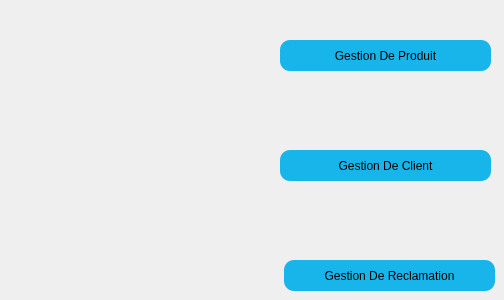
    <widget class="QWidget" name="tab_12">
     <attribute name="title">
      <string>Menu</string>
     </attribute>
     <widget class="QPushButton" name="produitt">
      <property name="geometry">
       <rect>
        <x>280</x>
        <y>40</y>
        <width>211</width>
        <height>31</height>
       </rect>
      </property>
      <property name="styleSheet">
       <string notr="true">background-color: rgb(23, 181, 234);                                         border-radius: 10px;

                                        
font: 9pt &quot;MS Reference Sans Serif&quot;;</string>
      </property>
      <property name="text">
       <string>Gestion De Produit</string>
      </property>
     </widget>
     <widget class="QPushButton" name="pushButton_9">
      <property name="geometry">
       <rect>
        <x>280</x>
        <y>150</y>
        <width>211</width>
        <height>31</height>
       </rect>
      </property>
      <property name="styleSheet">
       <string notr="true">background-color: rgb(23, 181, 234);                                         border-radius: 10px;

                                        
font: 9pt &quot;MS Reference Sans Serif&quot;;</string>
      </property>
      <property name="text">
       <string>Gestion De Client</string>
      </property>
     </widget>
     <widget class="QPushButton" name="pushButton_14">
      <property name="geometry">
       <rect>
        <x>284</x>
        <y>260</y>
        <width>211</width>
        <height>31</height>
       </rect>
      </property>
      <property name="styleSheet">
       <string notr="true">background-color: rgb(23, 181, 234);                                         border-radius: 10px;

                                        
font: 9pt &quot;MS Reference Sans Serif&quot;;</string>
      </property>
      <property name="text">
       <string>Gestion De Reclamation</string>
      </property>
     </widget>
    </widget>
